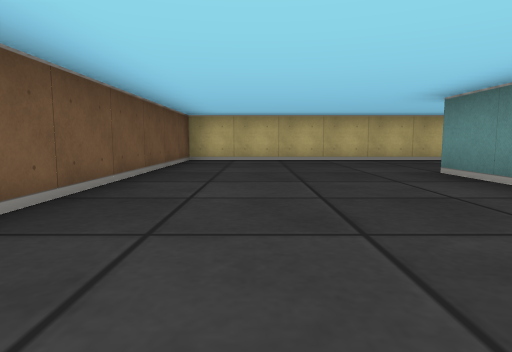
view 1 (above)

16 first-person views from a walk through a cub3D level. The camera is about half as high as the walls, tilts 6° down and sees 75° across. The floor is counted in squares. Each view is taken from the middle of a square. On the plan, view 1 faces up. The plan holds only what a view shows up to about 9 squares ahead; the rest is blank.

view 2
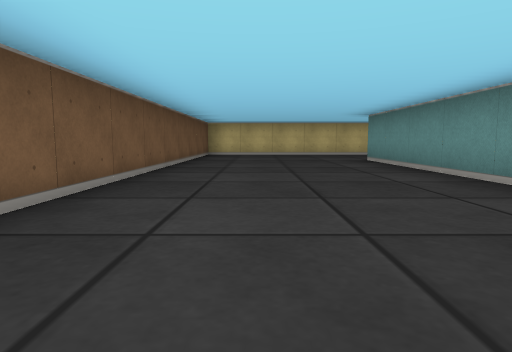

view 3
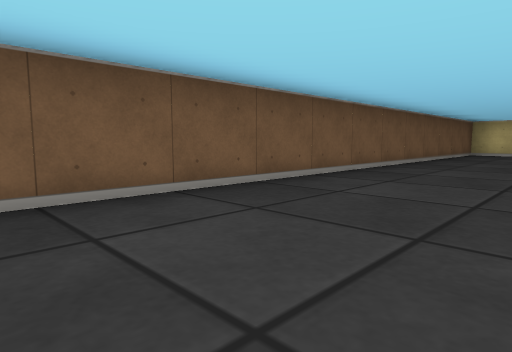

view 4
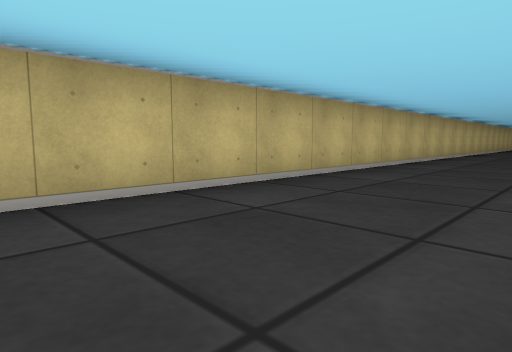

view 5
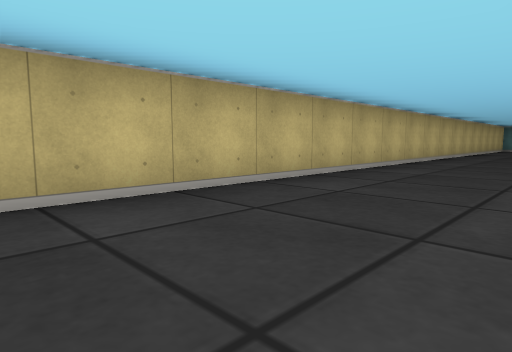

view 6
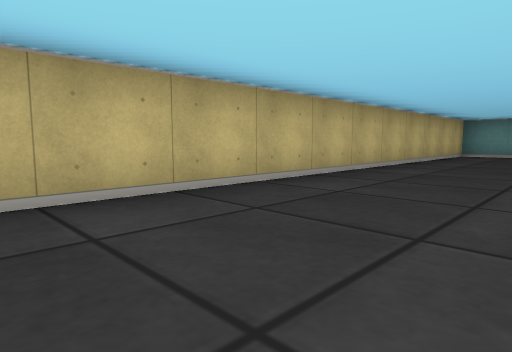

view 7
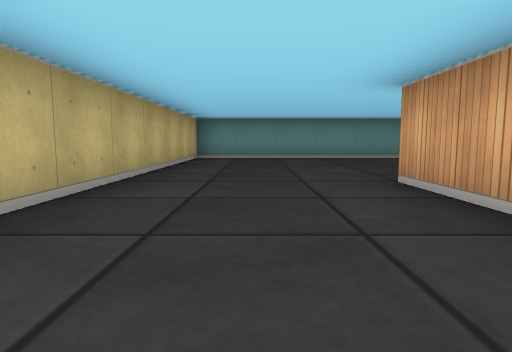

view 8
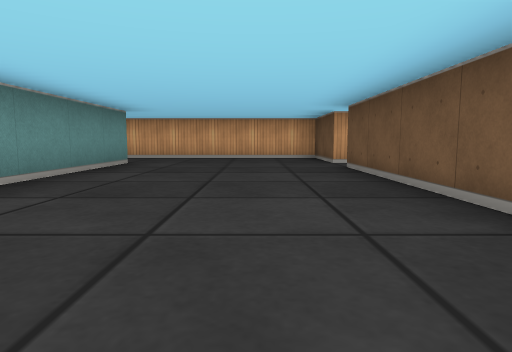

view 9
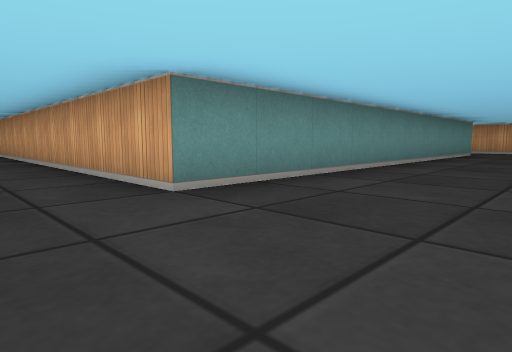

view 10
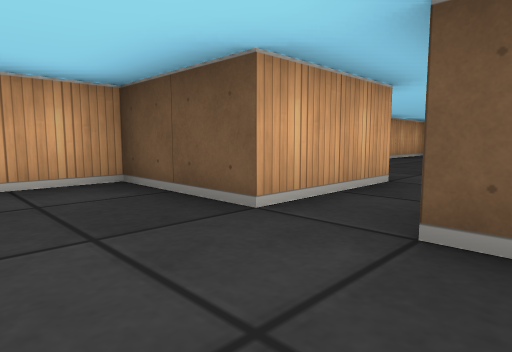

view 11
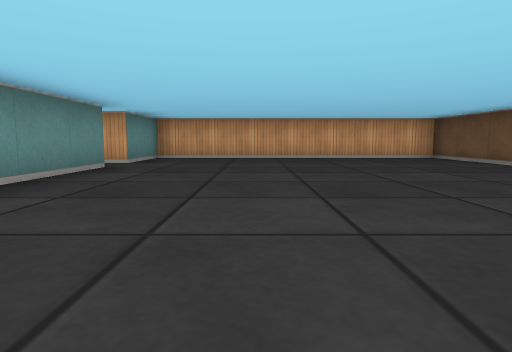

view 12
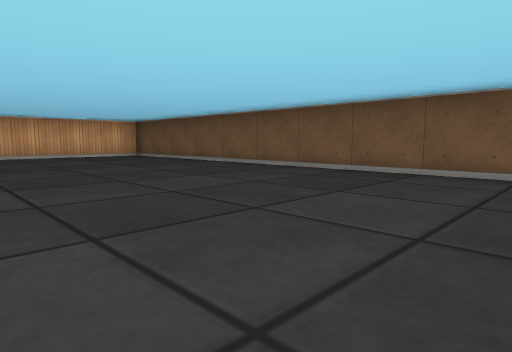

view 13
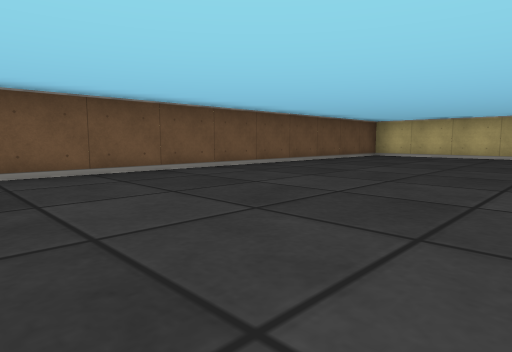

view 14
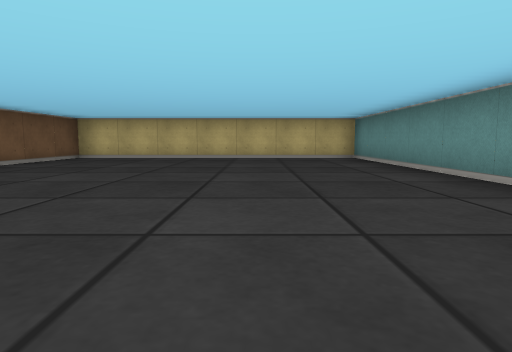

view 15
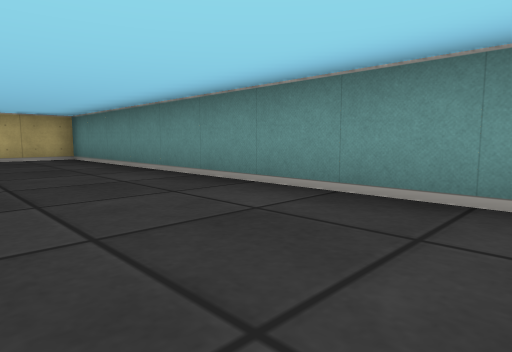

view 16
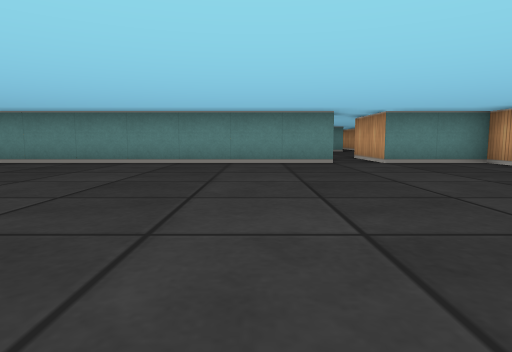

### Floor plan
Points are (right, up) in squares from view 1. A wall is a line through its corners. A room is listed if a view was taken in it or the views show most of it. See-through windows are left out.
Room 1 (views 1, 2, 3, 4, 5, 6, 7, 8, 9, 10)
walls: (14.9, 4.5) (16.5, 4.5); (2.5, -5.5) (2.5, 4.5) (11.2, 4.5); (21.5, 2.2) (21.5, 7.5) (-1.5, 7.5) (-1.5, -4.5); (-1.5, -5.5) (-1.5, -7.5) (3.4, -7.5)
ways out: opening at (-2.5, -5) to room 2
Room 2 (views 11, 12, 13, 14, 15, 16)
walls: (-3.5, -4.6) (-3.5, 7.5) (-10.5, 7.5) (-10.5, -7.5) (-3.5, -7.5) (-3.5, -5.5) (-1.5, -5.5)
ways out: opening at (-2.5, -5) to room 1

Where each view was taken, in squares from view 1:
view 1: 0 up, 0 right, facing up
view 2: 3 down, 0 right, facing up
view 3: 4 down, 1 right, facing up-left
view 4: 5 up, 2 right, facing up-right
view 5: 5 up, 5 right, facing up-right
view 6: 5 up, 11 right, facing up-right
view 7: 6 up, 13 right, facing right
view 8: 1 up, 0 right, facing down
view 9: 6 up, 0 right, facing down-right
view 10: 4 down, 0 right, facing down-left
view 11: 1 up, 6 left, facing down
view 12: 2 up, 6 left, facing down-left
view 13: 2 down, 6 left, facing up-left
view 14: 1 down, 6 left, facing up
view 15: 1 down, 6 left, facing up-right
view 16: 3 down, 10 left, facing right
